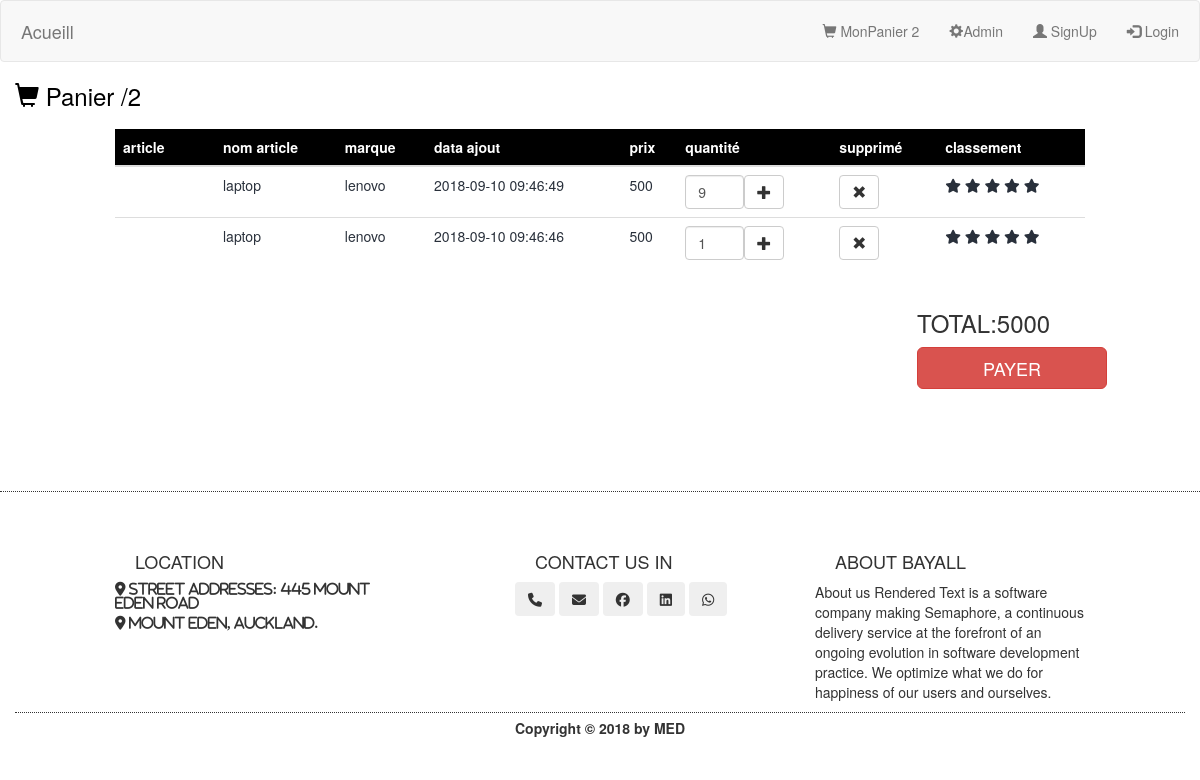
The app's page /user/panier.php with its own data.
### tables this page shows
CREATE TABLE `cart` (
  `id` int(11) NOT NULL,
  `etat` varchar(55) DEFAULT NULL,
  `prix` int(255) DEFAULT NULL,
  `date_ajout` timestamp NOT NULL DEFAULT CURRENT_TIMESTAMP,
  `date_update` timestamp NOT NULL DEFAULT CURRENT_TIMESTAMP ON UPDATE CURRENT_TIMESTAMP,
  `nombre_article` int(255) DEFAULT NULL,
  `id_article` int(11) NOT NULL,
  `id_client` int(11) NOT NULL,
  `ratecart` int(11) DEFAULT NULL
);

CREATE TABLE `article` (
  `id` int(11) NOT NULL,
  `nom_article` varchar(255) NOT NULL,
  `prix_article` int(11) NOT NULL,
  `rate` int(11) DEFAULT NULL,
  `marque` varchar(255) NOT NULL,
  `vendus` int(11) DEFAULT NULL,
  `cart` varchar(10) DEFAULT NULL,
  `categ` varchar(55) DEFAULT NULL,
  `image` varchar(255) NOT NULL,
  `id_client` int(11) DEFAULT NULL,
  `etat` int(11) DEFAULT NULL
);

### assets/php/DBHelper.php (called while the page is built, shortened)
      <?php
      class DBHelper {
public function joinTables($table,$col='',$condi='',$value=''){
  $DB = $GLOBALS['DB'];
$tables='';
  for ($j=0; $j <count($table) ; $j++) {
        if ($j == count($table) - 1) {
          $tables.= "`$table[$j]`";
        }else {
          $tables.= "`$table[$j]` ,";
        }
  }
  $conditions='';
  for ($i=0; $i <count($condi) ; $i++) {
        if ($i == count($condi) - 1) {
          $conditions.= "$condi[$i] = $value[$i]";
        }else {
          $conditions.= "$condi[$i] = $value[$i] and " ;
      }    }
      $colones=null;
      for ($j=0; $j <count($col) ; $j++) {
            if ($j == count($col) - 1) {
              $colones.= "$col[$j]";
            }else {
              $colones.= "$col[$j] ,";
            }
      }
    $sql = mysqli_prepare($DB,"Select $colones  from  $tables where $conditions  ");
   $sql->execute();
    return $sql->get_result();
}
public function statistic($option,$table,$colone,$col,$condi){
    $DB = $GLOBALS['DB'];
    $conditions='(';
    for ($i=0; $i <count($col) ; $i++) {
          if ($i == count($col) - 1) {
            $conditions.= "`$col[$i]` = '$condi[$i]'";
          }else {
            $conditions.= "`$col[$i]` = '$condi[$i]' and";
        }    }
    $conditions.=')';
    if($conditions == "(`` = '')" ){
      $sql = mysqli_prepare($DB,"Select $option($colone)   from  `$table`  ");
    }else {
      $sql = mysqli_prepare($DB,"Select $option($colone)   from  `$table` where  $conditions ");
    }
      $sql->execute();
      return $sql->get_result();
  }
}
       ?>

### user/panier.php (the view, shortened to what this page needs)
<!DOCTYPE html>
<html lang="en" dir="ltr">
  <head>
    <?php require 'nav.php';
   $cart = $GLOBALS['dbhelper']->joinTables(['cart','article'],['*'],['cart.id_article','cart.id_client','cart.etat'],
   ['article.id',$_SESSION["id_client"] ,'0']);
   $rowCount = $GLOBALS['dbhelper']  -> statistic('COUNT','cart','id_article',['id_client','etat'],[$_SESSION["id_client"],'0']);
   $CountArticle = mysqli_fetch_row($rowCount);
   $rowPrix = $GLOBALS['dbhelper']  -> statistic('SUM','cart','prix',['id_client','etat'],[$_SESSION["id_client"],'0']);
   $SUMprix = mysqli_fetch_row($rowPrix);
     ?>
  </head>
  <body>
      <div class="add">
          <h3> <i class="glyphicon glyphicon-shopping-cart"></i> Panier /<?php echo $CountArticle['0']; ?></h3>
      </div>
        <div class="container-fluid">
          <div class="row">
            <div class="col-md-10 col-md-offset-1  ">
                <div class="article">
                  <table class="table">
                    <thead>
                      <tr>
                        <th>article</th>
                        <th>nom article</th>
                        <th>marque</th>
                        <th>data ajout</th>
                        <th>prix</th>
                        <th>quantité</th>
                        <th>supprimé</th>
                        <th>classement</th>
                      </tr>
                    </thead>
                    <tbody>
<?php
while ($rowcart = mysqli_fetch_assoc($cart)) {
  echo '  <tr>
        <td id="td-article"> <img id="img-article" src="../assets/pic/'.$rowcart['image'].'" alt=""> </td>
        <td>'.$rowcart['nom_article'].'</td>
        <td>'.$rowcart['marque'].'</td>
        <td>'.$rowcart['date_ajout'].'</td>
        <td>'.$rowcart['prix_article'].'</td>
        <td>
            <div class="inline-block">
           <input id="number'.$rowcart['id'].'" style="width:59px;"  class="form-control" type="number" name="number" value="'.$rowcart['nombre_article'].'" >
            <button class="btn btn-default" onclick="NbrPanier('.$rowcart['id'].')" >
          <i class="glyphicon glyphicon-plus"></i>
        </button>
        </div>
        </td>
        <td>
          <button class="btn btn-default" onclick="deleteCart('.$rowcart['id'].')">
          <i class="glyphicon glyphicon-remove"></i>
        </button>
        </td>
        <td>
            ';
    for ($i=0; $i < $rowcart['ratecart'] ; $i++) {
    echo ' <span id="rate'.$i.'" onclick="rate('.$i.','.$rowcart['id_article'].')" class="fa fa-star checked " ></span>';
  }for ($j=$rowcart['ratecart']+1; $j <=5 ; $j++) {
    echo ' <span id="rate'.$j.'" onclick="rate('.$j.','.$rowcart['id_article'].')" class="fa fa-star  " ></span>';
  }
            echo '
        </td>
        <input style="display:none" id="prixUnitaire'.$rowcart['id'].'" type="text" value="'.$rowcart['prix_article'].'">
        </tr>
        '
        ;
      }
 ?>
              </tbody>
            </table>
                </div>
            </div>
            <div class="col-md-2 col-md-offset-9 ">
              <div class="total-price">
                      <h3> TOTAL:<?php echo $SUMprix['0']; ?></h3>
    <button id="payementbtn" onclick="checkPay( <?php echo $_SESSION["id_client"]; ?> )"
                       class="btn btn-danger btn-lg" >
                        PAYER
                    </button>
                  </div>
            </div>
          </div>
        </div>
  </body>
  <footer>
  </footer>
</html>

### user/nav.php (shortened to what this page needs)
<?php
      require '../assets/php/DBHelper.php';
  $rowCount = $GLOBALS['dbhelper']  -> statistic('COUNT','cart','id_article',['id_client','etat'],[$_SESSION["id_client"],'0']);
  $CountArticle = mysqli_fetch_row($rowCount);
  $rowFAc = $GLOBALS['dbhelper']  -> statistic('COUNT','cart','id_article',['id_client','etat'],[$_SESSION["id_client"],'1']);
  $CountFactures = mysqli_fetch_row($rowFAc);
?>
<link rel="stylesheet" href="../assets/vendor/bootstrap/css/bootstrap.min.css">
<link rel="stylesheet" href="../assets/vendor/font-awesome/css/font-awesome.min.css">
<link rel="stylesheet" href="../assets/css/User.css">
<nav class="navbar navbar-default">
    <div class="container-fluid">
      <div class="navbar-header">
        <a class="navbar-brand" href="index.php">Acueill</a>
      </div>
      <form class="navbar-form navbar-left" action="#" >
      </form>
      <ul class="nav navbar-nav navbar-right">
        <li>  <a href="panier.php">
          <span class="glyphicon glyphicon-shopping-cart"></span> MonPanier
          <?php echo $CountArticle['0']; ?></a> </li>
<?php
    if(isset($_SESSION["email"])){
    echo '
    <li> <a href="factures.php" > <span class="glyphicon glyphicon-duplicate"></span> Factures '.$CountFactures['0'].'</a></li>
      <li>  <a href="user.php" > <span class="glyphicon glyphicon-user"></span> '.$_SESSION["username"].'</a> </li>
    <li> <a href="?logout="logout" > <span class="glyphicon glyphicon-log-in"></span> Se Deconnecté </a></li>';
    }else {
    echo '
    <li>  <a href="../admin/index.php"> <span class="glyphicon glyphicon-cog"></span>Admin</a> </li>
    <li>  <a href="#" data-toggle="modal" data-target="#SignUpModal"> <span class="glyphicon glyphicon-user"></span> SignUp</a> </li>
    <li> <a href="#" data-toggle="modal" data-target="#LoginModal">  <span class="glyphicon glyphicon-log-in"></span> Login </a></li>';
    }
?>
      </ul>
    </div>
</nav>

### assets/css/User.css (style rules this page uses)
body { background-color: #a8a8a82b; }
.navbar { padding: 5px; margin-bottom: 0px; }
.footer { position: relative; bottom: -100px; border-top: 1px dotted; display: text-center; background-color: white; width: 100%; height: auto; padding-top: 50px; }
h4 { padding-left: 20px; }
.copy-right { text-align: center; border-top: 1px dotted; padding: 5px ; font-weight: bold; }

### user/panier.php (style rules this page uses)
table { background-color: white; color: #29303b; }
.add { background-color:white ; color: black; font-size: 20px; padding-left: 15px; text-align: left; margin-bottom: 20px; }
.inline-block { display:flex; }
.total-price { position: static; background-color: white; padding: 2px; }
body { color: ; background-color: white; }
#td-article { width:100px; }
.article { padding-top: 20spx; }
#payementbtn { padding: 8px; width: 190px; }
thead { color: white; background-color :black ; }

### records on screen
cart: id_article.nom_article "laptop", id_article.marque "lenovo", date_ajout "2018-09-10 09:46:49", id_article.prix_article "500", number "9"
cart: id_article.nom_article "laptop", id_article.marque "lenovo", date_ajout "2018-09-10 09:46:46", id_article.prix_article "500", number "1"

### other values on screen
$CountArticle['0'] "2"
$SUMprix['0'] "5000"
